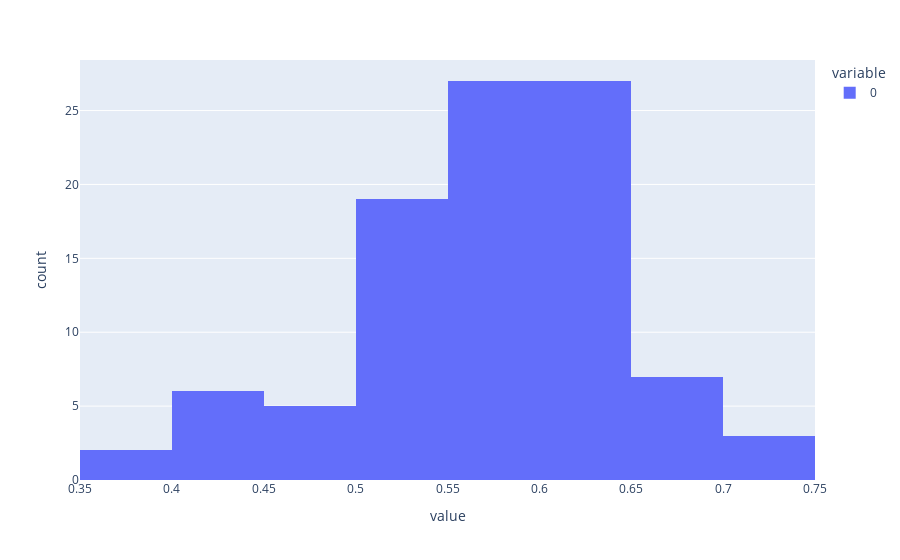

Notebook code for this chart:
### Code cell
# what about how many patients each provider sees 
outcomesxprovider = data.groupby("servicing_provider_id").outcome.count()
# lets look at this with respect to proportion of patients that fail
outcomes_prop_xprovider = outcomesxprovider.values / patientsxprovider.values
px.histogram(outcomes_prop_xprovider)
# proportion of patients that fail is normally distributed, maybe slightly skewed left

### Figure 1 — Plotly figure (JSON) as saved in the notebook; plotly's stock layout.template omitted (floating-point values rounded to 4 significant figures)
{"data": [{"bingroup": "x", "hovertemplate": "variable=0<br>value=%{x}<br>count=%{y}<extra></extra>", "legendgroup": "0", "marker": {"color": "#636efa", "pattern": {"shape": ""}}, "name": "0", "orientation": "v", "showlegend": true, "type": "histogram", "x": [0.5652, 0.6667, 0.5814, 0.5526, 0.4186, 0.5769, 0.5789, 0.6458, 0.6111, 0.6061, 0.5333, 0.5532, 0.6042, 0.6071, 0.5532, 0.6087, 0.5625, 0.6207, 0.5909, 0.6944, 0.6481, 0.4318, 0.5306, 0.5, 0.5682, 0.5306, 0.617, 0.5306, 0.5814, 0.619, 0.5854, 0.525, 0.6087, 0.5455, 0.6596, 0.6, 0.5319, 0.4918, 0.6964, 0.5556, 0.55, 0.5385, 0.5102, 0.6346, 0.4894, 0.6042, 0.5106, 0.7045, 0.6087, 0.5417, 0.5581, 0.5581, 0.6136, 0.575, 0.6, 0.6327, 0.7234, 0.5957, 0.5, 0.5349, 0.6111, 0.6389, 0.5625, 0.4792, 0.3721, 0.3778, 0.6, 0.614, 0.5135, 0.6538, 0.5556, 0.5122, 0.551, 0.6383, 0.6098, 0.6364, 0.5, 0.4318, 0.4043, 0.5349, 0.5714, 0.5581, 0.6512, 0.4255, 0.5882, 0.5667, 0.5556, 0.5581, 0.4318, 0.5472, 0.641, 0.4634, 0.7045, 0.6727, 0.6, 0.4902], "xaxis": "x", "yaxis": "y"}], "layout": {"barmode": "relative", "legend": {"title": {"text": "variable"}, "tracegroupgap": 0}, "margin": {"t": 60}, "xaxis": {"anchor": "y", "domain": [0, 1], "title": {"text": "value"}}, "yaxis": {"anchor": "x", "domain": [0, 1], "title": {"text": "count"}}}}
